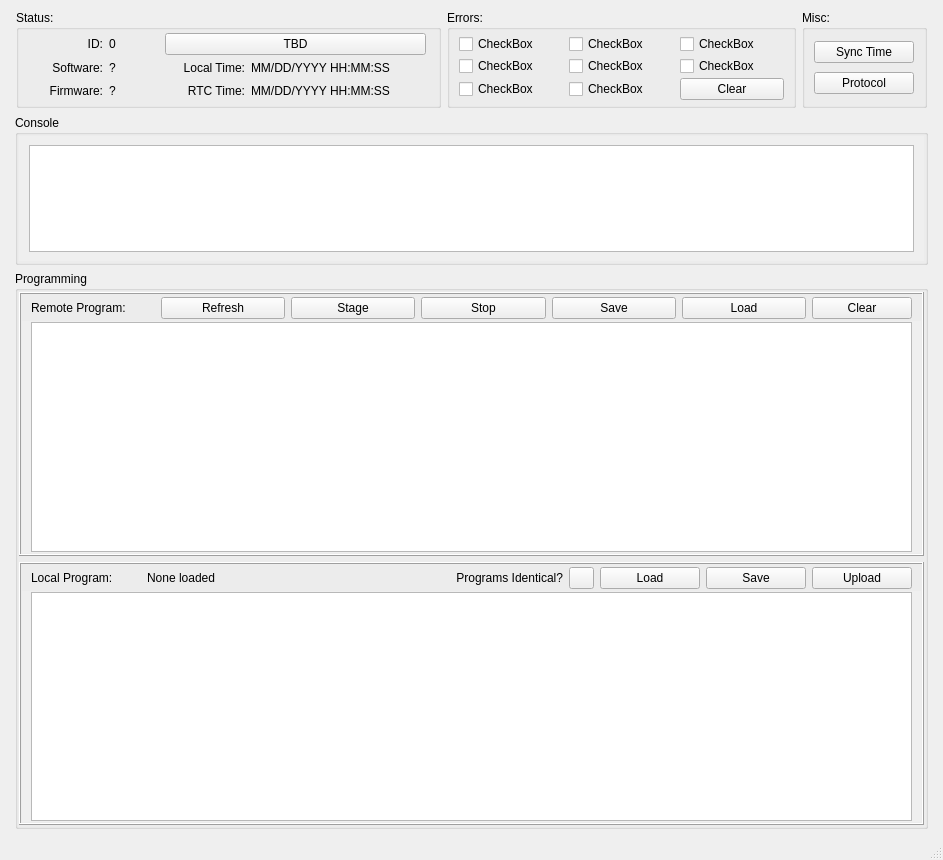
<?xml version="1.0" encoding="UTF-8"?>
<ui version="4.0">
 <class>MainWindow</class>
 <widget class="QMainWindow" name="MainWindow">
  <property name="windowModality">
   <enum>Qt::WindowModal</enum>
  </property>
  <property name="geometry">
   <rect>
    <x>0</x>
    <y>0</y>
    <width>943</width>
    <height>860</height>
   </rect>
  </property>
  <property name="windowTitle">
   <string>OptoArena Programmer</string>
  </property>
  <widget class="QWidget" name="centralwidget">
   <layout class="QVBoxLayout" name="verticalLayout">
    <property name="leftMargin">
     <number>15</number>
    </property>
    <property name="rightMargin">
     <number>15</number>
    </property>
    <item>
     <widget class="QFrame" name="ActionsFrame">
      <property name="minimumSize">
       <size>
        <width>0</width>
        <height>100</height>
       </size>
      </property>
      <layout class="QHBoxLayout" name="horizontalLayout_4">
       <property name="leftMargin">
        <number>1</number>
       </property>
       <property name="topMargin">
        <number>1</number>
       </property>
       <property name="rightMargin">
        <number>1</number>
       </property>
       <property name="bottomMargin">
        <number>1</number>
       </property>
       <item>
        <widget class="QGroupBox" name="groupBox_2">
         <property name="minimumSize">
          <size>
           <width>425</width>
           <height>0</height>
          </size>
         </property>
         <property name="maximumSize">
          <size>
           <width>425</width>
           <height>16777215</height>
          </size>
         </property>
         <property name="title">
          <string>Status:</string>
         </property>
         <layout class="QGridLayout" name="gridLayout_3">
          <property name="leftMargin">
           <number>5</number>
          </property>
          <property name="topMargin">
           <number>3</number>
          </property>
          <property name="rightMargin">
           <number>5</number>
          </property>
          <property name="bottomMargin">
           <number>3</number>
          </property>
          <property name="horizontalSpacing">
           <number>2</number>
          </property>
          <property name="verticalSpacing">
           <number>1</number>
          </property>
          <item row="2" column="0">
           <widget class="QLabel" name="label_3">
            <property name="maximumSize">
             <size>
              <width>75</width>
              <height>16777215</height>
             </size>
            </property>
            <property name="text">
             <string>Software:</string>
            </property>
            <property name="alignment">
             <set>Qt::AlignRight|Qt::AlignTrailing|Qt::AlignVCenter</set>
            </property>
           </widget>
          </item>
          <item row="3" column="1">
           <widget class="QLabel" name="FirmwareLabel">
            <property name="maximumSize">
             <size>
              <width>50</width>
              <height>16777215</height>
             </size>
            </property>
            <property name="text">
             <string>?</string>
            </property>
           </widget>
          </item>
          <item row="3" column="0">
           <widget class="QLabel" name="label_4">
            <property name="maximumSize">
             <size>
              <width>75</width>
              <height>16777215</height>
             </size>
            </property>
            <property name="text">
             <string>Firmware:</string>
            </property>
            <property name="alignment">
             <set>Qt::AlignRight|Qt::AlignTrailing|Qt::AlignVCenter</set>
            </property>
           </widget>
          </item>
          <item row="0" column="0">
           <widget class="QLabel" name="label_11">
            <property name="maximumSize">
             <size>
              <width>75</width>
              <height>16777215</height>
             </size>
            </property>
            <property name="text">
             <string>ID:</string>
            </property>
            <property name="alignment">
             <set>Qt::AlignRight|Qt::AlignTrailing|Qt::AlignVCenter</set>
            </property>
           </widget>
          </item>
          <item row="2" column="3">
           <widget class="QLabel" name="LocalTimeLabel">
            <property name="minimumSize">
             <size>
              <width>175</width>
              <height>0</height>
             </size>
            </property>
            <property name="maximumSize">
             <size>
              <width>150</width>
              <height>16777215</height>
             </size>
            </property>
            <property name="text">
             <string>MM/DD/YYYY HH:MM:SS</string>
            </property>
           </widget>
          </item>
          <item row="2" column="2">
           <widget class="QLabel" name="label_6">
            <property name="minimumSize">
             <size>
              <width>80</width>
              <height>0</height>
             </size>
            </property>
            <property name="maximumSize">
             <size>
              <width>80</width>
              <height>16777215</height>
             </size>
            </property>
            <property name="text">
             <string>Local Time:</string>
            </property>
            <property name="alignment">
             <set>Qt::AlignRight|Qt::AlignTrailing|Qt::AlignVCenter</set>
            </property>
           </widget>
          </item>
          <item row="0" column="1">
           <widget class="QLabel" name="IDLabel">
            <property name="minimumSize">
             <size>
              <width>50</width>
              <height>0</height>
             </size>
            </property>
            <property name="maximumSize">
             <size>
              <width>50</width>
              <height>16777215</height>
             </size>
            </property>
            <property name="text">
             <string>0</string>
            </property>
           </widget>
          </item>
          <item row="3" column="2">
           <widget class="QLabel" name="label_5">
            <property name="minimumSize">
             <size>
              <width>80</width>
              <height>0</height>
             </size>
            </property>
            <property name="maximumSize">
             <size>
              <width>80</width>
              <height>16777215</height>
             </size>
            </property>
            <property name="text">
             <string>RTC Time:</string>
            </property>
            <property name="alignment">
             <set>Qt::AlignRight|Qt::AlignTrailing|Qt::AlignVCenter</set>
            </property>
           </widget>
          </item>
          <item row="2" column="1">
           <widget class="QLabel" name="SoftwareLabel">
            <property name="maximumSize">
             <size>
              <width>50</width>
              <height>16777215</height>
             </size>
            </property>
            <property name="text">
             <string>?</string>
            </property>
           </widget>
          </item>
          <item row="3" column="3">
           <widget class="QLabel" name="RTCTimeLabel">
            <property name="minimumSize">
             <size>
              <width>175</width>
              <height>0</height>
             </size>
            </property>
            <property name="maximumSize">
             <size>
              <width>150</width>
              <height>16777215</height>
             </size>
            </property>
            <property name="text">
             <string>MM/DD/YYYY HH:MM:SS</string>
            </property>
           </widget>
          </item>
          <item row="0" column="2" colspan="2">
           <widget class="QPushButton" name="TBDButton">
            <property name="text">
             <string>TBD</string>
            </property>
           </widget>
          </item>
         </layout>
        </widget>
       </item>
       <item>
        <widget class="QGroupBox" name="groupBox_7">
         <property name="title">
          <string>Errors:</string>
         </property>
         <layout class="QGridLayout" name="gridLayout_2">
          <property name="topMargin">
           <number>3</number>
          </property>
          <property name="bottomMargin">
           <number>3</number>
          </property>
          <property name="verticalSpacing">
           <number>1</number>
          </property>
          <item row="1" column="3">
           <widget class="QCheckBox" name="Error5CheckBox">
            <property name="text">
             <string>CheckBox</string>
            </property>
            <property name="checkable">
             <bool>false</bool>
            </property>
           </widget>
          </item>
          <item row="2" column="0">
           <widget class="QCheckBox" name="Error3CheckBox">
            <property name="text">
             <string>CheckBox</string>
            </property>
            <property name="checkable">
             <bool>false</bool>
            </property>
           </widget>
          </item>
          <item row="0" column="3">
           <widget class="QCheckBox" name="Error4CheckBox">
            <property name="text">
             <string>CheckBox</string>
            </property>
            <property name="checkable">
             <bool>false</bool>
            </property>
           </widget>
          </item>
          <item row="0" column="0">
           <widget class="QCheckBox" name="Error1CheckBox">
            <property name="enabled">
             <bool>true</bool>
            </property>
            <property name="text">
             <string>CheckBox</string>
            </property>
            <property name="checkable">
             <bool>false</bool>
            </property>
           </widget>
          </item>
          <item row="2" column="3">
           <widget class="QCheckBox" name="Error6CheckBox">
            <property name="text">
             <string>CheckBox</string>
            </property>
            <property name="checkable">
             <bool>false</bool>
            </property>
           </widget>
          </item>
          <item row="1" column="0">
           <widget class="QCheckBox" name="Error2CheckBox">
            <property name="text">
             <string>CheckBox</string>
            </property>
            <property name="checkable">
             <bool>false</bool>
            </property>
           </widget>
          </item>
          <item row="0" column="4">
           <widget class="QCheckBox" name="Error7CheckBox">
            <property name="text">
             <string>CheckBox</string>
            </property>
            <property name="checkable">
             <bool>false</bool>
            </property>
           </widget>
          </item>
          <item row="1" column="4">
           <widget class="QCheckBox" name="Error8CheckBox">
            <property name="text">
             <string>CheckBox</string>
            </property>
            <property name="checkable">
             <bool>false</bool>
            </property>
           </widget>
          </item>
          <item row="2" column="4">
           <widget class="QPushButton" name="ClearErrorsButton">
            <property name="text">
             <string>Clear</string>
            </property>
           </widget>
          </item>
         </layout>
        </widget>
       </item>
       <item>
        <widget class="QGroupBox" name="groupBox_5">
         <property name="minimumSize">
          <size>
           <width>100</width>
           <height>0</height>
          </size>
         </property>
         <property name="maximumSize">
          <size>
           <width>125</width>
           <height>16777215</height>
          </size>
         </property>
         <property name="title">
          <string>Misc:</string>
         </property>
         <layout class="QVBoxLayout" name="verticalLayout_9">
          <property name="spacing">
           <number>1</number>
          </property>
          <property name="topMargin">
           <number>3</number>
          </property>
          <property name="bottomMargin">
           <number>3</number>
          </property>
          <item>
           <widget class="QPushButton" name="SyncTimeButton">
            <property name="maximumSize">
             <size>
              <width>100</width>
              <height>16777215</height>
             </size>
            </property>
            <property name="text">
             <string>Sync Time</string>
            </property>
           </widget>
          </item>
          <item>
           <widget class="QPushButton" name="ShowProtocolButton">
            <property name="maximumSize">
             <size>
              <width>100</width>
              <height>16777215</height>
             </size>
            </property>
            <property name="text">
             <string>Protocol</string>
            </property>
           </widget>
          </item>
         </layout>
        </widget>
       </item>
      </layout>
     </widget>
    </item>
    <item>
     <widget class="QGroupBox" name="groupBox_3">
      <property name="maximumSize">
       <size>
        <width>16777215</width>
        <height>150</height>
       </size>
      </property>
      <property name="title">
       <string>Console</string>
      </property>
      <layout class="QVBoxLayout" name="verticalLayout_4">
       <property name="spacing">
        <number>1</number>
       </property>
       <property name="leftMargin">
        <number>1</number>
       </property>
       <property name="topMargin">
        <number>1</number>
       </property>
       <property name="rightMargin">
        <number>1</number>
       </property>
       <property name="bottomMargin">
        <number>1</number>
       </property>
       <item>
        <widget class="QScrollArea" name="scrollArea_4">
         <property name="frameShape">
          <enum>QFrame::NoFrame</enum>
         </property>
         <property name="widgetResizable">
          <bool>true</bool>
         </property>
         <widget class="QWidget" name="scrollAreaWidgetContents_5">
          <property name="geometry">
           <rect>
            <x>0</x>
            <y>0</y>
            <width>905</width>
            <height>122</height>
           </rect>
          </property>
          <layout class="QVBoxLayout" name="verticalLayout_5">
           <property name="leftMargin">
            <number>10</number>
           </property>
           <property name="rightMargin">
            <number>10</number>
           </property>
           <item>
            <widget class="QTextEdit" name="ConsoleTextEdit">
             <property name="maximumSize">
              <size>
               <width>16777215</width>
               <height>600</height>
              </size>
             </property>
             <property name="font">
              <font>
               <family>Ubuntu Mono</family>
              </font>
             </property>
             <property name="readOnly">
              <bool>true</bool>
             </property>
            </widget>
           </item>
          </layout>
         </widget>
        </widget>
       </item>
      </layout>
     </widget>
    </item>
    <item>
     <widget class="QGroupBox" name="groupBox">
      <property name="title">
       <string>Programming</string>
      </property>
      <layout class="QVBoxLayout" name="verticalLayout_2">
       <property name="leftMargin">
        <number>1</number>
       </property>
       <property name="topMargin">
        <number>1</number>
       </property>
       <property name="rightMargin">
        <number>1</number>
       </property>
       <property name="bottomMargin">
        <number>1</number>
       </property>
       <item>
        <widget class="QFrame" name="frame">
         <property name="frameShape">
          <enum>QFrame::Box</enum>
         </property>
         <property name="frameShadow">
          <enum>QFrame::Raised</enum>
         </property>
         <layout class="QVBoxLayout" name="verticalLayout_3">
          <property name="spacing">
           <number>1</number>
          </property>
          <property name="leftMargin">
           <number>1</number>
          </property>
          <property name="topMargin">
           <number>1</number>
          </property>
          <property name="rightMargin">
           <number>1</number>
          </property>
          <property name="bottomMargin">
           <number>1</number>
          </property>
          <item>
           <widget class="QFrame" name="frame_3">
            <property name="frameShape">
             <enum>QFrame::NoFrame</enum>
            </property>
            <property name="frameShadow">
             <enum>QFrame::Raised</enum>
            </property>
            <layout class="QHBoxLayout" name="horizontalLayout_2">
             <property name="topMargin">
              <number>2</number>
             </property>
             <property name="bottomMargin">
              <number>1</number>
             </property>
             <item>
              <widget class="QLabel" name="label">
               <property name="text">
                <string>Remote Program:</string>
               </property>
              </widget>
             </item>
             <item>
              <widget class="QPushButton" name="GetButton">
               <property name="text">
                <string>Refresh</string>
               </property>
              </widget>
             </item>
             <item>
              <widget class="QPushButton" name="StageButton">
               <property name="text">
                <string>Stage</string>
               </property>
              </widget>
             </item>
             <item>
              <widget class="QPushButton" name="StopButton">
               <property name="text">
                <string>Stop</string>
               </property>
              </widget>
             </item>
             <item>
              <widget class="QPushButton" name="RemoteSaveButton">
               <property name="text">
                <string>Save</string>
               </property>
              </widget>
             </item>
             <item>
              <widget class="QPushButton" name="RemoteLoadButton">
               <property name="text">
                <string>Load</string>
               </property>
              </widget>
             </item>
             <item>
              <widget class="QPushButton" name="ClearButton">
               <property name="maximumSize">
                <size>
                 <width>100</width>
                 <height>16777215</height>
                </size>
               </property>
               <property name="text">
                <string>Clear</string>
               </property>
              </widget>
             </item>
            </layout>
           </widget>
          </item>
          <item>
           <widget class="QScrollArea" name="scrollArea">
            <property name="frameShape">
             <enum>QFrame::NoFrame</enum>
            </property>
            <property name="widgetResizable">
             <bool>true</bool>
            </property>
            <widget class="QWidget" name="scrollAreaWidgetContents_2">
             <property name="geometry">
              <rect>
               <x>0</x>
               <y>0</y>
               <width>899</width>
               <height>224</height>
              </rect>
             </property>
             <layout class="QVBoxLayout" name="verticalLayout_6">
              <property name="topMargin">
               <number>1</number>
              </property>
              <property name="bottomMargin">
               <number>1</number>
              </property>
              <item>
               <widget class="QTextEdit" name="RemoteProgramTextEdit">
                <property name="font">
                 <font>
                  <family>Ubuntu Mono</family>
                 </font>
                </property>
               </widget>
              </item>
             </layout>
            </widget>
           </widget>
          </item>
         </layout>
        </widget>
       </item>
       <item>
        <widget class="QFrame" name="frame_2">
         <property name="frameShape">
          <enum>QFrame::Box</enum>
         </property>
         <property name="frameShadow">
          <enum>QFrame::Raised</enum>
         </property>
         <layout class="QVBoxLayout" name="verticalLayout_7">
          <property name="spacing">
           <number>1</number>
          </property>
          <property name="leftMargin">
           <number>1</number>
          </property>
          <property name="topMargin">
           <number>1</number>
          </property>
          <property name="rightMargin">
           <number>1</number>
          </property>
          <property name="bottomMargin">
           <number>1</number>
          </property>
          <item>
           <widget class="QFrame" name="frame_4">
            <property name="frameShape">
             <enum>QFrame::NoFrame</enum>
            </property>
            <property name="frameShadow">
             <enum>QFrame::Raised</enum>
            </property>
            <layout class="QHBoxLayout" name="horizontalLayout_3">
             <property name="topMargin">
              <number>2</number>
             </property>
             <property name="bottomMargin">
              <number>1</number>
             </property>
             <item>
              <widget class="QLabel" name="label_2">
               <property name="minimumSize">
                <size>
                 <width>110</width>
                 <height>0</height>
                </size>
               </property>
               <property name="maximumSize">
                <size>
                 <width>110</width>
                 <height>16777215</height>
                </size>
               </property>
               <property name="text">
                <string>Local Program:</string>
               </property>
              </widget>
             </item>
             <item>
              <widget class="QLabel" name="LocalProgramNameLabel">
               <property name="text">
                <string>None loaded</string>
               </property>
              </widget>
             </item>
             <item>
              <widget class="QLabel" name="label_7">
               <property name="text">
                <string>Programs Identical?</string>
               </property>
               <property name="alignment">
                <set>Qt::AlignRight|Qt::AlignTrailing|Qt::AlignVCenter</set>
               </property>
              </widget>
             </item>
             <item>
              <widget class="QPushButton" name="ProgramsIdenticalButton">
               <property name="maximumSize">
                <size>
                 <width>25</width>
                 <height>16777215</height>
                </size>
               </property>
               <property name="text">
                <string/>
               </property>
              </widget>
             </item>
             <item>
              <widget class="QPushButton" name="LocalLoadButton">
               <property name="maximumSize">
                <size>
                 <width>100</width>
                 <height>16777215</height>
                </size>
               </property>
               <property name="text">
                <string>Load</string>
               </property>
              </widget>
             </item>
             <item>
              <widget class="QPushButton" name="LocalSaveButton">
               <property name="maximumSize">
                <size>
                 <width>100</width>
                 <height>16777215</height>
                </size>
               </property>
               <property name="text">
                <string>Save</string>
               </property>
              </widget>
             </item>
             <item>
              <widget class="QPushButton" name="UploadButton">
               <property name="maximumSize">
                <size>
                 <width>100</width>
                 <height>16777215</height>
                </size>
               </property>
               <property name="text">
                <string>Upload</string>
               </property>
              </widget>
             </item>
            </layout>
           </widget>
          </item>
          <item>
           <widget class="QScrollArea" name="scrollArea_2">
            <property name="frameShape">
             <enum>QFrame::NoFrame</enum>
            </property>
            <property name="widgetResizable">
             <bool>true</bool>
            </property>
            <widget class="QWidget" name="scrollAreaWidgetContents_3">
             <property name="geometry">
              <rect>
               <x>0</x>
               <y>0</y>
               <width>899</width>
               <height>223</height>
              </rect>
             </property>
             <layout class="QVBoxLayout" name="verticalLayout_8">
              <property name="topMargin">
               <number>1</number>
              </property>
              <property name="bottomMargin">
               <number>1</number>
              </property>
              <item>
               <widget class="QTextEdit" name="LocalProgramTextEdit">
                <property name="font">
                 <font>
                  <family>Ubuntu Mono</family>
                 </font>
                </property>
               </widget>
              </item>
             </layout>
            </widget>
           </widget>
          </item>
         </layout>
        </widget>
       </item>
      </layout>
     </widget>
    </item>
   </layout>
  </widget>
  <widget class="QStatusBar" name="StatusBar"/>
 </widget>
 <resources/>
 <connections/>
</ui>
